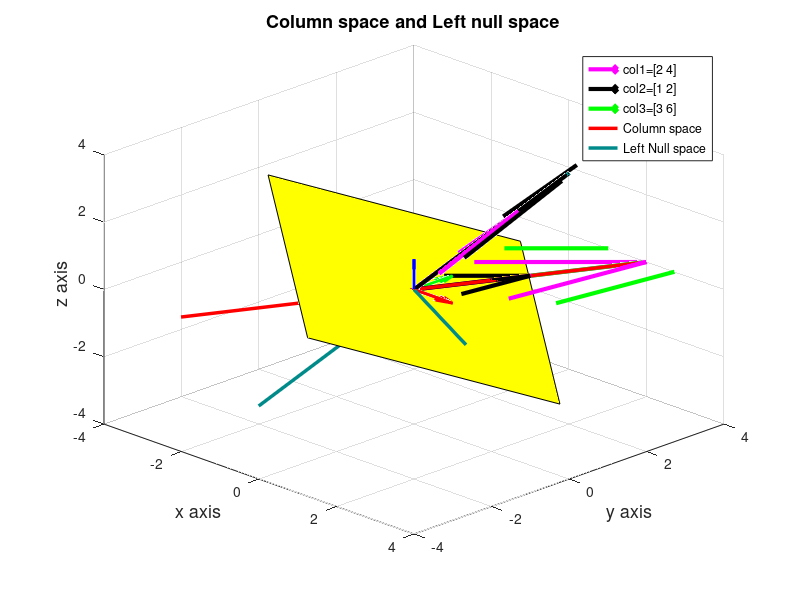

Recreate this plot in MATLAB.
%% Lecture 14 Orthogonal Vectors and subspaces

close all; clc;
drawArrow3 = @(c, v, varargin) quiver3(c(1), c(2), c(3), v(1), v(2), v(3), varargin{:});

% Row space and Null space
xyLim = 4;
A = [2 1 3;
     4 2 6];
AT = A';

ns = null(A);
c = [0 0 0]'; % origin

% row space vector
v1 = AT(:,1);
v2 = AT(:,2);

% null space special solutions
n1 = ns(:,1);
n2 = ns(:,2);

hold on
s = 1.5; % scale constant

% Column Vector Plot
h1 = drawArrow3(c, v1, 'linewidth', 3, 'color', 'm', 'MaxHeadSize', 0.4);
h2 = drawArrow3(c, v2, 'linewidth', 3, 'color', 'k', 'MaxHeadSize', 0.4);
h3 = plot3(s*[v1(1) -v1(1)], s*[v1(2) -v1(2)], s*[v1(3) -v1(3)], 'color', [0 0.54 0.54] , 'LineWidth', 2.5);

title('Row space and Null space', 'FontSize', 13);
xlabel('x axis', 'FontSize', 13);
ylabel('y axis', 'FontSize', 13);
zlabel('z axis', 'FontSize', 13);
% standard coordinate
drawArrow3(c, [1 0 0], 'linewidth', 2, 'color', 'r');
drawArrow3(c, [0 1 0], 'linewidth', 2, 'color', 'g');
drawArrow3(c, [0 0 1], 'linewidth', 2, 'color', 'b');
grid on
view(45, 30)
axis([-xyLim xyLim -xyLim xyLim -xyLim xyLim])

% vector for patch
s = 4;
pv1 = [n1(1) n2(1) -n1(1) -n2(1)]*s; % x points
pv2 = [n1(2) n2(2) -n1(2) -n2(2)]*s;
pv3 = [n1(3) n2(3) -n1(3) -n2(3)]*s;
h4 = patch(pv1, pv2, pv3, 'y');
legend([h1 h2 h3 h4], 'row1=[2 1 3]', 'row2=[4 2 6]', 'Row space', 'Null space');

set(gcf, 'color', 'w')
hold off

%%%%%%%%%%%%%%%%%%%%%%%%%%%%%%%%%%%%%%%%%%%%%%%%%%%%%%%%%%%%%%%%%%%%%%%%%%%%%%%

clear all; close all; clc;

drawArrow = @(c, v, varargin) quiver([c(1) 0], [c(2) 0], [v(1)-c(1) 0], [v(2)-c(2) 0], 0, varargin{:});
xyLim = 4;
A = [2 1 3;
     4 2 6];
AT = A';

ns = null(A);
lns = null(AT);
c = [0 0]';

% column space
v1 = A(:,1);
v2 = A(:,2);
v3 = A(:,3);

hold on
s = 3;
% Column Vector Plot
h1 = drawArrow(c, v1, 'linewidth', 3, 'color', 'm', 'MaxHeadSize', 0.4);
h2 = drawArrow(c, v2, 'linewidth', 3, 'color', 'k', 'MaxHeadSize', 0.4);
h3 = drawArrow(c, v3, 'linewidth', 3, 'color', 'g', 'MaxHeadSize', 0.4);
h4 = plot(s*[v1(1) -v1(1)], s*[v1(2) -v1(2)], 'r', 'LineWidth', 2.5);

title('Column space and Left null space', 'FontSize', 13);
xlabel('x axis', 'FontSize', 13);
ylabel('y axis', 'FontSize', 13);
% zlabel('z axis', 'FontSize', 13);
% standard coordinate
drawArrow(c, [1 0], 'linewidth', 2, 'color', 'r');
drawArrow(c, [0 1], 'linewidth', 2, 'color', 'g');
grid on
view(45, 30)
axis([-xyLim xyLim -xyLim xyLim])

% draw left null space
s = 3;
h5 = plot(s*[lns(1) -lns(1)], s*[lns(2) -lns(2)], 'Color', [0 0.54 0.54], 'LineWidth', 2.5);
legend([h1 h2 h3 h4 h5], 'col1=[2 4]', 'col2=[1 2]', 'col3=[3 6]', 'Column space', 'Left Null space');
set(gcf, 'color', 'w')
hold off




